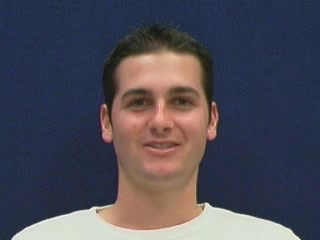
#> input picture frame 10 of videos_dataset/mcem0_sa1.mp4, 320 x 240 px, given in place of moj_film.mp4, which was not available
$ python main.py
#> lines starting #> are read from the running program, lines starting #| are printed output that depends on the picture; pictures that were not available may be replaced by others from this repository, and a replacement may not be noted
import cv2
import numpy as np

fun = None
img = None
i = 0
object_cascade = None

f = 105
n = 5
s = 50

list_haarcascade = ['haarcascade_frontalface_alt2.xml']


def set_object():
    global i, object_cascade, list_haarcascade
    object_cascade = cv2.CascadeClassifier(
        cv2.data.haarcascades + list_haarcascade[i])
    print(list_haarcascade[i])
    i += 1
    if i >= len(list_haarcascade):
        i = 0


def bar_fun(x):
    global f, n, s
    f = cv2.getTrackbarPos('scaleFactor', 'bar')
    n = cv2.getTrackbarPos('minNeighbors', 'bar')
    s = cv2.getTrackbarPos('minSize', 'bar')


def main():
    global swich_lib, fun, img, object_cascade, f, n, s
    cap = cv2.VideoCapture("moj_film.mp4")
    set_object()
    ret, frame = cap.read()
#> frame is the input picture: shape (240, 320, 3); mean B, G, R 86.4, 74.6, 76.8
    cv2.imshow('bar', frame)
    cv2.createTrackbar('scaleFactor', 'bar', 101, 1000, bar_fun)
    #cv2.createTrackbar('minNeighbors', 'bar', 1, 500, bar_fun)
    cv2.createTrackbar('minNeighbors', 'bar', 41, 500, bar_fun)
    #cv2.createTrackbar('minSize', 'bar', 1, 500, bar_fun)
    cv2.createTrackbar('minSize', 'bar', 56, 500, bar_fun)
    count = 1
    frame_count = 0
    while True:
        ret, frame = cap.read()
        if ret:
            gray = cv2.cvtColor(frame, cv2.COLOR_BGR2GRAY)
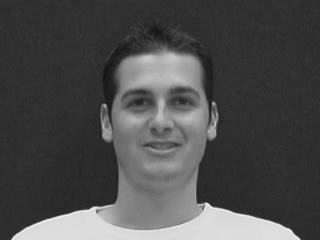
#> gray: shape (240, 320); min 19, max 245, mean 76.6
            faces = object_cascade.detectMultiScale(
                gray, scaleFactor=f / 100, minNeighbors=n, minSize=(s, s))
#> faces = [[97, 51, 128, 128]]

            if len(faces) > 0:
                x, y, w, h = faces[0]
#> x = 97; y = 51; w = 128; h = 128
                img = frame[y:y + h, x:x + w]
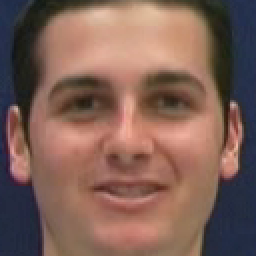
#> img: shape (128, 128, 3) (shown 2 times larger); mean B, G, R 86.2, 96.5, 127.8
                img = cv2.resize(img, (200, 200),
                                 interpolation=cv2.INTER_LINEAR)
#> img: shape (200, 200, 3)
                if frame_count % 2 == 0:
                    cv2.imwrite(f"different_faces/different_face{count}.png", img)
                    count = count + 1

            cv2.imshow('bar', frame)

        key = cv2.waitKey(1)
#> (key Esc is pressed here)
        if key == ord('n'):
            set_object()
        elif key == 27:
            cv2.destroyAllWindows()
            break
        frame_count += 1
    print("KONIEC")


if __name__ == '__main__':
    main()

$ run again, starting later in the video
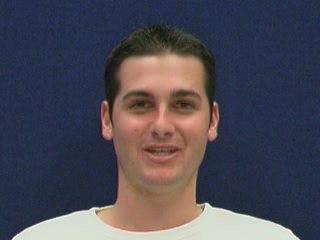
#> input picture frame 45 of videos_dataset/mcem0_sa1.mp4, 320 x 240 px, given in place of moj_film.mp4, which was not available
#> in main, frame is the input picture: shape (240, 320, 3); mean B, G, R 85.3, 73.4, 75.6
#> in main, `gray = cv2.cvtColor(frame, cv2.COLOR_BGR2GRAY)`:
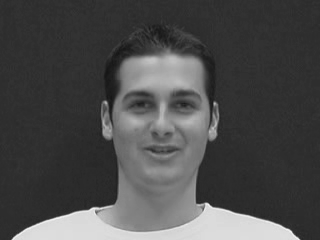
#> gray: shape (240, 320); min 21, max 245, mean 75.5
#> faces = [[100, 55, 126, 126]]
#> x = 100; y = 55; w = 126
#> in main, `img = frame[y:y + h, x:x + w]`:
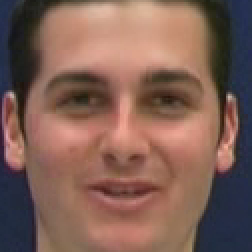
#> img: shape (126, 126, 3) (shown 2 times larger); mean B, G, R 85.4, 96, 128.9

$ run again, starting later in the video
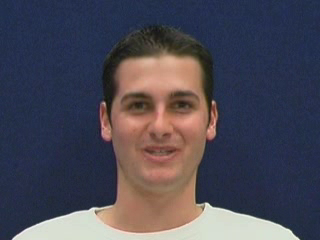
#> input picture frame 81 of videos_dataset/mcem0_sa1.mp4, 320 x 240 px, given in place of moj_film.mp4, which was not available
#> in main, frame is the input picture: shape (240, 320, 3); mean B, G, R 85.3, 73, 75.4
#> in main, `gray = cv2.cvtColor(frame, cv2.COLOR_BGR2GRAY)`:
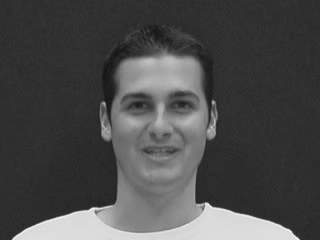
#> gray: shape (240, 320); min 19, max 244, mean 75.3
#> faces = [[98, 56, 124, 124]]
#> x = 98; y = 56; w = 124
#> in main, `img = frame[y:y + h, x:x + w]`:
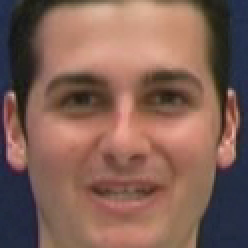
#> img: shape (124, 124, 3) (shown 2 times larger); mean B, G, R 85.4, 96.5, 130.4
